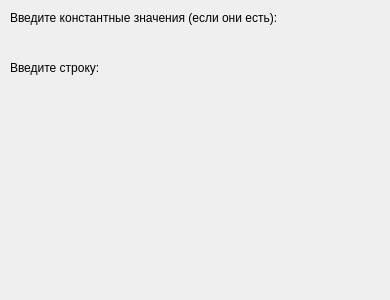
<?xml version="1.0" encoding="UTF-8"?>
<ui version="4.0">
 <class>MainWindow</class>
 <widget class="QMainWindow" name="MainWindow">
  <property name="geometry">
   <rect>
    <x>0</x>
    <y>0</y>
    <width>390</width>
    <height>300</height>
   </rect>
  </property>
  <property name="windowTitle">
   <string>MainWindow</string>
  </property>
  <widget class="QWidget" name="centralWidget">
   <widget class="QLabel" name="label">
    <property name="geometry">
     <rect>
      <x>10</x>
      <y>10</y>
      <width>281</width>
      <height>16</height>
     </rect>
    </property>
    <property name="text">
     <string>Введите константные значения (если они есть):</string>
    </property>
   </widget>
   <widget class="QLabel" name="label_2">
    <property name="geometry">
     <rect>
      <x>10</x>
      <y>60</y>
      <width>211</width>
      <height>16</height>
     </rect>
    </property>
    <property name="text">
     <string>Введите строку:</string>
    </property>
   </widget>
  </widget>
 </widget>
 <layoutdefault spacing="6" margin="11"/>
 <resources/>
 <connections/>
</ui>
